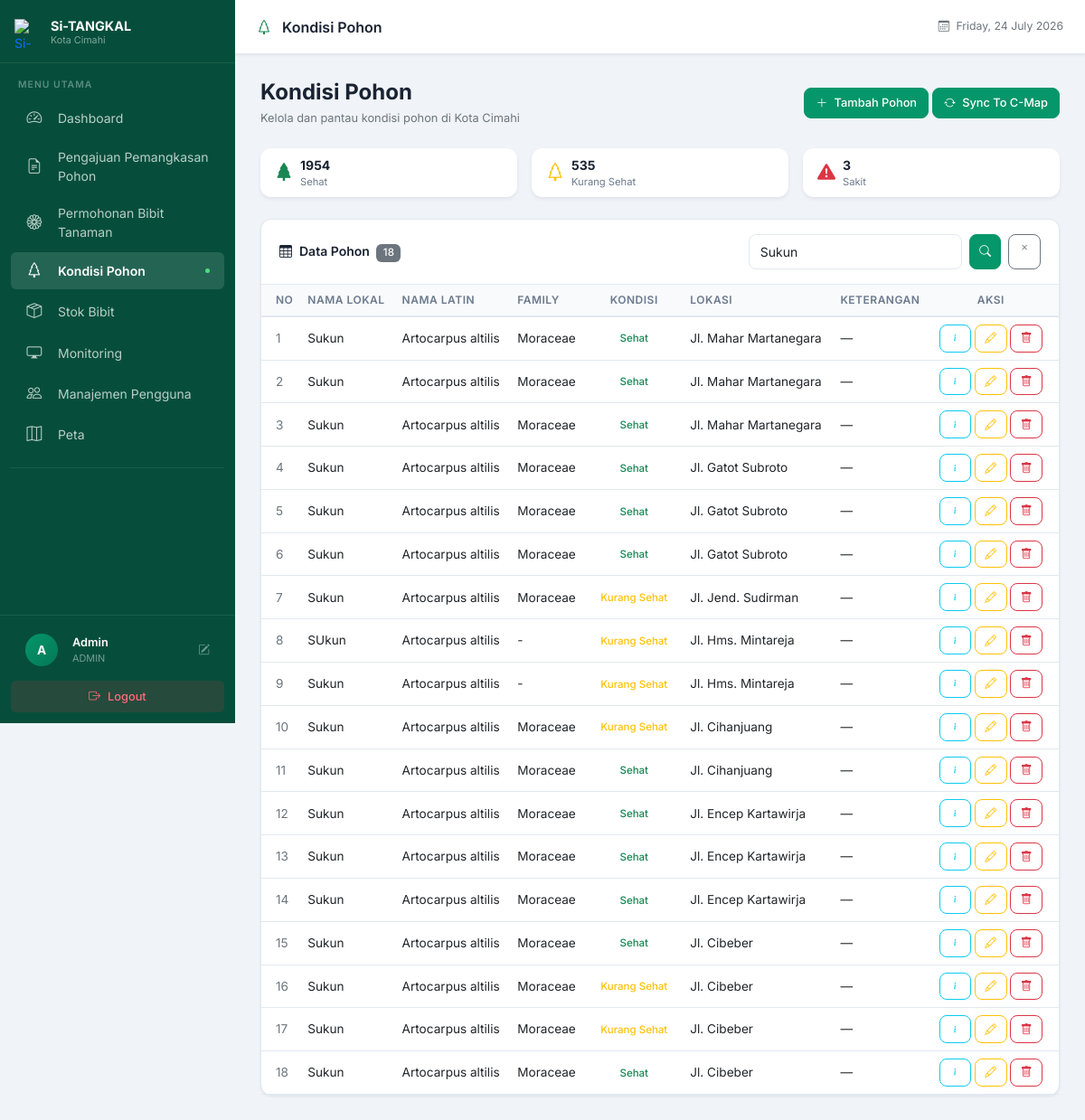
Page /Admin/pohon.php?cari=Sukun (signed in) on the committed database.
### tables this page shows
CREATE TABLE `pohon` (
  `id` int NOT NULL AUTO_INCREMENT,
  `no_pohon` int DEFAULT NULL,
  `nama_lokal` varchar(100) DEFAULT NULL,
  `nama_latin` varchar(100) DEFAULT NULL,
  `family` varchar(100) DEFAULT NULL,
  `tahun_tanam` varchar(4) DEFAULT NULL,
  `habitus` varchar(15) DEFAULT NULL,
  `status_kel` varchar(75) DEFAULT NULL,
  `volume` decimal(15,8) DEFAULT '0.00000000',
  `kelas_awet` varchar(15) DEFAULT NULL,
  `kelas_kuat` varchar(15) DEFAULT NULL,
  `berat_jenis` decimal(15,8) DEFAULT '0.00000000',
  `kesehatan` enum('Sehat','Kurang Sehat','Sakit') DEFAULT 'Sehat',
  `serapan_co` decimal(15,8) DEFAULT '0.00000000',
  `produksi_o` decimal(15,8) DEFAULT NULL,
  `nama_jalan` varchar(150) DEFAULT NULL,
  `kelurahan` varchar(70) DEFAULT NULL,
  `kecamatan` varchar(70) DEFAULT NULL,
  `koordinat_x` decimal(11,8) DEFAULT '0.00000000',
  `koordinat_y` decimal(10,8) DEFAULT NULL,
  `keterangan` text,
  `foto` varchar(150) DEFAULT NULL,
  `flag` enum('0','1') DEFAULT '0',
  `umur_pohon` varchar(4) DEFAULT NULL,
  PRIMARY KEY (`id`) USING BTREE
);

### Admin/core/PohonModel.php (called while the page is built, shortened)
<?php
class PohonModel
{
    private PDO $conn;
    public function __construct(PDO $db)
    {
        $this->conn = $db;
    }
    public function search(string $keyword): array
    {
        $stmt = $this->conn->prepare(
            "SELECT * FROM pohon
             WHERE nama_lokal LIKE ? OR nama_jalan LIKE ? OR kesehatan LIKE ?
             ORDER BY id DESC"
        );
        $like = "%{$keyword}%";
        $stmt->execute([$like, $like, $like]);
        return $stmt->fetchAll(PDO::FETCH_ASSOC);
    }
    public function countByKondisi(string $kondisi): int
    {
        $stmt = $this->conn->prepare(
            "SELECT COUNT(*) FROM pohon WHERE kesehatan = ?"
        );
        $stmt->execute([$kondisi]);
        return (int) $stmt->fetchColumn();
    }
}

### Admin/pohon.php (the view, shortened to what this page needs)
<?php
require_once __DIR__ . '/../config.php';
require_once 'core/PohonModel.php';
$model     = new PohonModel($config);
$keyword = trim($_GET['cari'] ?? '');
$data    = $keyword ? $model->search($keyword) : $model->getAll();
$totalSehat     = $model->countByKondisi('Sehat');
$totalKurang    = $model->countByKondisi('Kurang Sehat');
$totalMati      = $model->countByKondisi('Sakit');
require_once 'layouts/header.php';
require_once 'layouts/sidebar.php';
?>
<div class="d-flex align-items-center justify-content-between mb-4">
    <div>
        <h4 class="fw-bold mb-1">Kondisi Pohon</h4>
        <p class="text-muted mb-0" style="font-size:0.8rem;">Kelola dan pantau kondisi pohon di Kota Cimahi</p>
    </div>
    <div>
        <button class="btn btn-success" data-bs-toggle="modal" data-bs-target="#modalTambah">
            <i class="bi bi-plus-lg me-1"></i> Tambah Pohon
        </button>
        <button class="btn btn-success" data-bs-toggle="modal" data-bs-target="#modalTambah">
            <i class="bi bi-arrow-repeat me-1"></i> Sync To C-Map
        </button>
    </div>
</div>
<div class="row g-3 mb-4">
    <div class="col-4">
        <div class="card border-0 shadow-sm" style="border-radius:var(--radius-md);">
            <div class="card-body py-2 px-3 d-flex align-items-center gap-2">
                <i class="bi bi-tree-fill text-success fs-5"></i>
                <div>
                    <div class="fw-bold"><?= $totalSehat ?></div>
                    <div style="font-size:0.7rem; color:var(--text-muted);">Sehat</div>
                </div>
            </div>
        </div>
    </div>
    <div class="col-4">
        <div class="card border-0 shadow-sm" style="border-radius:var(--radius-md);">
            <div class="card-body py-2 px-3 d-flex align-items-center gap-2">
                <i class="bi bi-tree text-warning fs-5"></i>
                <div>
                    <div class="fw-bold"><?= $totalKurang ?></div>
                    <div style="font-size:0.7rem; color:var(--text-muted);">Kurang Sehat</div>
                </div>
            </div>
        </div>
    </div>
    <div class="col-4">
        <div class="card border-0 shadow-sm" style="border-radius:var(--radius-md);">
            <div class="card-body py-2 px-3 d-flex align-items-center gap-2">
                <i class="bi bi-exclamation-triangle-fill text-danger fs-5"></i>
                <div>
                    <div class="fw-bold"><?= $totalMati ?></div>
                    <div style="font-size:0.7rem; color:var(--text-muted);">Sakit</div>
                </div>
            </div>
        </div>
    </div>
</div>
<div class="card">
    <div class="card-header d-flex align-items-center justify-content-between flex-wrap gap-2">
        <span><i class="bi bi-table me-2"></i>Data Pohon
            <span class="badge bg-secondary ms-1"><?= count($data) ?></span>
        </span>
        <form method="GET" class="d-flex gap-2" style="min-width:240px;">
            <input type="text" name="cari" class="form-control form-control-sm"
                   placeholder="Cari nama / lokasi / kesehatan..."
                   value="<?= htmlspecialchars($keyword) ?>">
            <button type="submit" class="btn btn-sm btn-success"><i class="bi bi-search"></i></button>
            <?php if ($keyword): ?>
            <a href="pohon.php" class="btn btn-sm btn-outline-secondary"><i class="bi bi-x"></i></a>
            <?php endif; ?>
        </form>
    </div>
    <div class="card-body p-0">
        <div class="table-responsive">
            <table class="table table-hover align-middle mb-0">
                <thead>
                    <tr>
                        <th class="ps-3" style="width:40px;">No</th>
                        <th>Nama Lokal</th>
                        <th>Nama Latin</th>
                        <th>Family</th>
                        <th class="text-center">Kondisi</th>
                        <th>Lokasi</th>
                        <th>Keterangan</th>
                        <th class="text-center pe-3">Aksi</th>
                    </tr>
                </thead>
                <tbody>
                    <?php if (!empty($data)): ?>
                        <?php $no = 1; foreach ($data as $row):
                            $kondisi = $row['kesehatan'];
                            $badgeClass = match ($kondisi) {
                                'Sehat'        => 'bg-success-subtle text-success',
                                'Kurang Sehat'  => 'bg-warning-subtle text-warning',
                                'Sakit'         => 'bg-danger-subtle text-danger',
                                default        => 'bg-secondary-subtle text-secondary',
                            };
                        ?>
                        <tr>
                            <td class="ps-3 text-muted"><?= $no++ ?></td>
                            <td class="fw-500"><?= htmlspecialchars($row['nama_lokal']) ?></td>
                            <td class="fw-500"><?= htmlspecialchars($row['nama_latin']) ?></td>
                            <td><?= htmlspecialchars($row['family']) ?></td>
                            <td class="text-center">
                                <span class="badge rounded-pill <?= $badgeClass ?>"><?= htmlspecialchars($kondisi) ?></span>
                            </td>
                            <td>
                                <span style="max-width:200px; display:block; white-space:nowrap; overflow:hidden; text-overflow:ellipsis;"
                                      title="<?= htmlspecialchars($row['nama_jalan']) ?>">
                                    <?= htmlspecialchars($row['nama_jalan']) ?>
                                </span>
                            </td>
                            <td>
                                <span style="max-width:160px; display:block; white-space:nowrap; overflow:hidden; text-overflow:ellipsis;"
                                      title="<?= htmlspecialchars($row['keterangan']) ?>">
                                    <?= htmlspecialchars($row['keterangan'] ?: '—') ?>
                                </span>
                            </td>
                            <td class="text-center pe-3">
                                <a href="detail_pohon.php?id=<?= (int)$row['id'] ?>"
                                   class="btn btn-sm btn-outline-info"
                                   title="Detail"
                                   onclick="event.stopPropagation()">
                                    <i class="bi bi-info"></i>
                                </a>
                                <a href="edit_pohon.php?id=<?= (int)$row['id'] ?>"
                                   class="btn btn-sm btn-outline-warning"
                                   title="Edit"
                                   onclick="event.stopPropagation()">
                                    <i class="bi bi-pencil"></i>
                                </a>
                                <a href="pohon.php?hapus=<?= (int)$row['id'] ?>"
                                   class="btn btn-sm btn-outline-danger"
                                   title="Hapus"
                                   onclick="event.stopPropagation(); return confirm('Yakin ingin menghapus data pohon ini?')">
                                    <i class="bi bi-trash"></i>
                                </a>
                            </td>
                        </tr>
                        <?php endforeach; ?>
                    <?php endif; ?>
                </tbody>
            </table>
        </div>
    </div>
</div>
<?php require_once 'layouts/footer.php'; ?>

### Admin/layouts/header.php (style rules this page uses)
:root { --sidebar-width: 260px; --sidebar-bg: #064e3b; --sidebar-hover: #065f46; --sidebar-active: #047857; --sidebar-text: rgba(255,255,255,0.85); --sidebar-text-muted: rgba(255,255,255,0.50); --accent: #059669; --accent-light: #d1fae5; --page-bg: #f0f4f8; --card-bg: #ffffff; --text-primary: #1a2332; --text-muted: #6c7a8d; --border-color: #e2e8f0; --shadow-sm: 0 1px 3px rgba(0,0,0,0.08); --shadow-md: 0 4px 16px rgba(0,0,0,0.08); --shadow-lg: 0 8px 32px rgba(0,0,0,0.12); --radius-sm: 8px; --radius-md: 12px; --radius-lg: 16px; --transition: all 0.2s ease; }
* { box-sizing: border-box; margin: 0; padding: 0; }
body { font-family: 'Inter', sans-serif; background: var(--page-bg); color: var(--text-primary); font-size: 0.875rem; }
.card { border: 1px solid var(--border-color); border-radius: var(--radius-md); box-shadow: var(--shadow-sm); background: var(--card-bg); }
.card-header { background: transparent; border-bottom: 1px solid var(--border-color); padding: 1rem 1.25rem; font-weight: 600; }
.table { font-size: 0.85rem; }
.table thead th { background: #f8fafc; color: var(--text-muted); font-weight: 600; font-size: 0.75rem; text-transform: uppercase; letter-spacing: 0.5px; border-bottom: 2px solid var(--border-color); white-space: nowrap; }
.table tbody tr { transition: background 0.15s ease; cursor: pointer; }
.table td { vertical-align: middle; border-color: var(--border-color); }
.badge { font-size: 0.72rem; font-weight: 500; padding: 0.35em 0.65em; }
.form-control, .form-select { border-radius: var(--radius-sm); border-color: var(--border-color); font-size: 0.875rem; padding: 0.5rem 0.75rem; transition: border-color 0.15s ease, box-shadow 0.15s ease; }
.btn { font-size: 0.8rem; font-weight: 500; border-radius: var(--radius-sm); }
.btn-success { background: var(--accent); border-color: var(--accent); }
.btn-sm { padding: 0.3rem 0.65rem; }

### rows in the picture
pohon: nama_lokal "Sukun", nama_latin "Artocarpus altilis", family "Moraceae", kesehatan "Sehat", nama_jalan "Jl. Mahar Martanegara", keterangan "—"
pohon: nama_lokal "Sukun", nama_latin "Artocarpus altilis", family "Moraceae", kesehatan "Sehat", nama_jalan "Jl. Mahar Martanegara", keterangan "—"
pohon: nama_lokal "Sukun", nama_latin "Artocarpus altilis", family "Moraceae", kesehatan "Sehat", nama_jalan "Jl. Mahar Martanegara", keterangan "—"
pohon: nama_lokal "Sukun", nama_latin "Artocarpus altilis", family "Moraceae", kesehatan "Sehat", nama_jalan "Jl. Gatot Subroto", keterangan "—"
pohon: nama_lokal "Sukun", nama_latin "Artocarpus altilis", family "Moraceae", kesehatan "Sehat", nama_jalan "Jl. Gatot Subroto", keterangan "—"
pohon: nama_lokal "Sukun", nama_latin "Artocarpus altilis", family "Moraceae", kesehatan "Sehat", nama_jalan "Jl. Gatot Subroto", keterangan "—"
pohon: nama_lokal "Sukun", nama_latin "Artocarpus altilis", family "Moraceae", kesehatan "Kurang Sehat", nama_jalan "Jl. Jend. Sudirman", keterangan "—"
pohon: nama_lokal "SUkun", nama_latin "Artocarpus altilis", family "-", kesehatan "Kurang Sehat", nama_jalan "Jl. Hms. Mintareja", keterangan "—"
pohon: nama_lokal "Sukun", nama_latin "Artocarpus altilis", family "-", kesehatan "Kurang Sehat", nama_jalan "Jl. Hms. Mintareja", keterangan "—"
pohon: nama_lokal "Sukun", nama_latin "Artocarpus altilis", family "Moraceae", kesehatan "Kurang Sehat", nama_jalan "Jl. Cihanjuang", keterangan "—"
pohon: nama_lokal "Sukun", nama_latin "Artocarpus altilis", family "Moraceae", kesehatan "Sehat", nama_jalan "Jl. Cihanjuang", keterangan "—"
pohon: nama_lokal "Sukun", nama_latin "Artocarpus altilis", family "Moraceae", kesehatan "Sehat", nama_jalan "Jl. Encep Kartawirja", keterangan "—"
pohon: nama_lokal "Sukun", nama_latin "Artocarpus altilis", family "Moraceae", kesehatan "Sehat", nama_jalan "Jl. Encep Kartawirja", keterangan "—"
pohon: nama_lokal "Sukun", nama_latin "Artocarpus altilis", family "Moraceae", kesehatan "Sehat", nama_jalan "Jl. Encep Kartawirja", keterangan "—"
pohon: nama_lokal "Sukun", nama_latin "Artocarpus altilis", family "Moraceae", kesehatan "Sehat", nama_jalan "Jl. Cibeber", keterangan "—"
pohon: nama_lokal "Sukun", nama_latin "Artocarpus altilis", family "Moraceae", kesehatan "Kurang Sehat", nama_jalan "Jl. Cibeber", keterangan "—"
pohon: nama_lokal "Sukun", nama_latin "Artocarpus altilis", family "Moraceae", kesehatan "Kurang Sehat", nama_jalan "Jl. Cibeber", keterangan "—"
pohon: nama_lokal "Sukun", nama_latin "Artocarpus altilis", family "Moraceae", kesehatan "Sehat", nama_jalan "Jl. Cibeber", keterangan "—"

### other values in the picture
$item['label'] "Dashboard"
$item['label'] "Pengajuan Pemangkasan Pohon"
$item['label'] "Permohonan Bibit Tanaman"
$item['label'] "Kondisi Pohon"
$item['label'] "Stok Bibit"
$item['label'] "Monitoring"
$item['label'] "Manajemen Pengguna"
$item['label'] "Peta"
substr($_SESSION['admin']['Name'] ?? 'A', 0, 1) "A"
$adminName "Admin"
$adminType "ADMIN"
$pageTitle "Kondisi Pohon"
$totalSehat "1954"
$totalKurang "535"
$totalMati "3"
